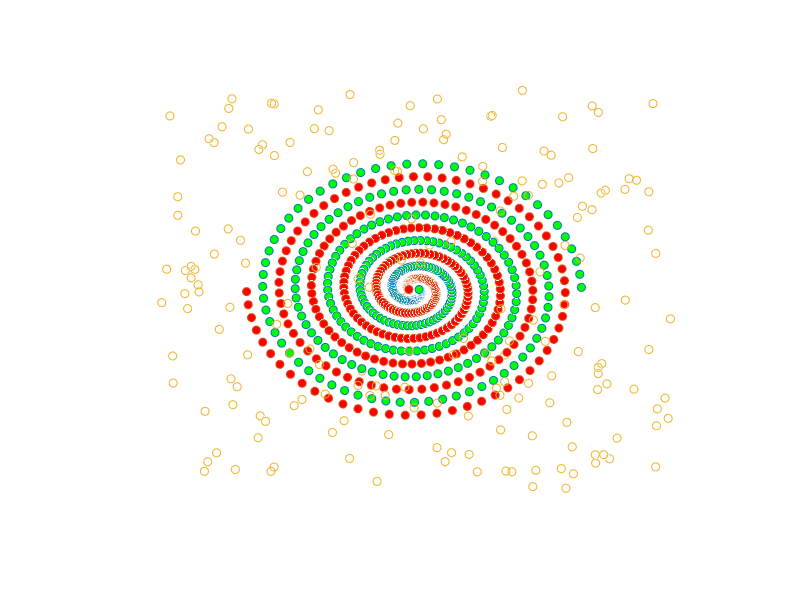

Here is the MATLAB script that generated this plot: (Note: this script raises an error after producing the figure.)
%最后用我最熟悉的matlab给你画个圣诞树吧
clc

clear

close all

figure('color',[0 0 0])

title('Merry Christmas','color','w')
hold on
t = 10*pi:-0.1:0;
A = 1;w = 1;
for i = 1:length(t)   
    x(i) = A *cos(w*t(i));   
    y(i) = A *sin(w*t(i));    
    A = A + 0.1;
end
z = t*20;

scatter3(x,y,z,'g.','MarkerFaceColor',[0 1 0]);

hold on
%红色螺旋曲线

scatter3(-x,-y,z,'r.','MarkerFaceColor',[1 0 0]);

axis off

%随机生成200个雪花
snow=200;snowX=(-50 + (50+50) * rand(snow,1));
snowY=(-50 + (50+50) * rand(snow,1));
snowZ=(rand(snow,1)*800);
scatter3(snowX,snowY,snowZ,'w*')
%圣诞树顶的黄色五角星

p = plot3(0,0,z(1)+20,'Pentagram','MarkerSize',20,'MarkerEdgeColor','y','MarkerFaceColor','y');
hold off



%旋转50次，不同的角度观察圣诞树

for i = 1:50

view(-1*i,0)

i = i+1;

pause(0.1)

end


hold off

